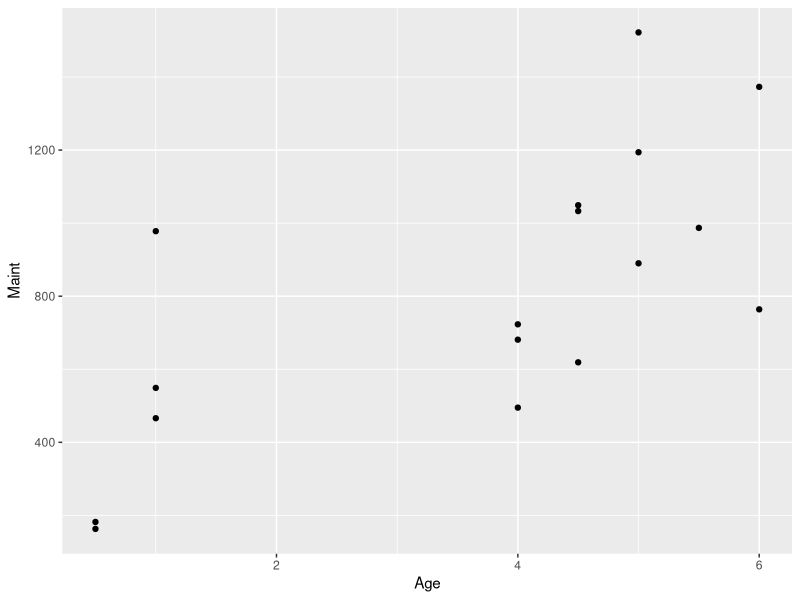
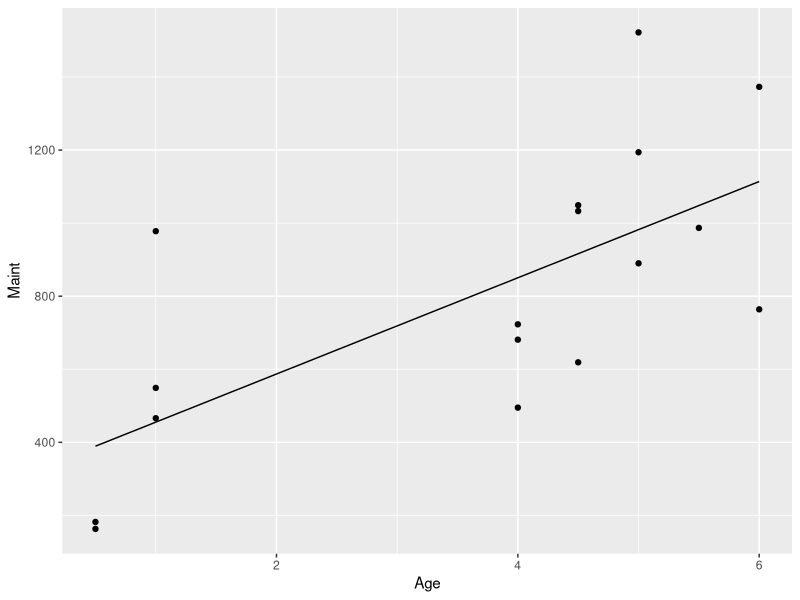

Source code (R) for these figures, in order:
## ---- chunk 1
knitr::opts_chunk$set(echo = TRUE)
## ---- chunk 2
library(tidyverse)
## ---- chunk 3
tractor_df <- read.csv('./data/tractor.txt', sep='\t')
## ---- chunk 4
ggplot(data = tractor_df, aes(x=Age, y=Maint)) +
  geom_point()
## ---- chunk 5
tractor_lm <- lm(Maint ~ Age, data = tractor_df)
tractor_lm

## ---- chunk 6
summary(tractor_lm)
## ---- chunk 7
tractor_pred <- predict(tractor_lm)

ggplot(data = tractor_df, aes(x=Age, y=Maint)) +
  geom_point()+
  geom_line(aes(y=tractor_pred))
